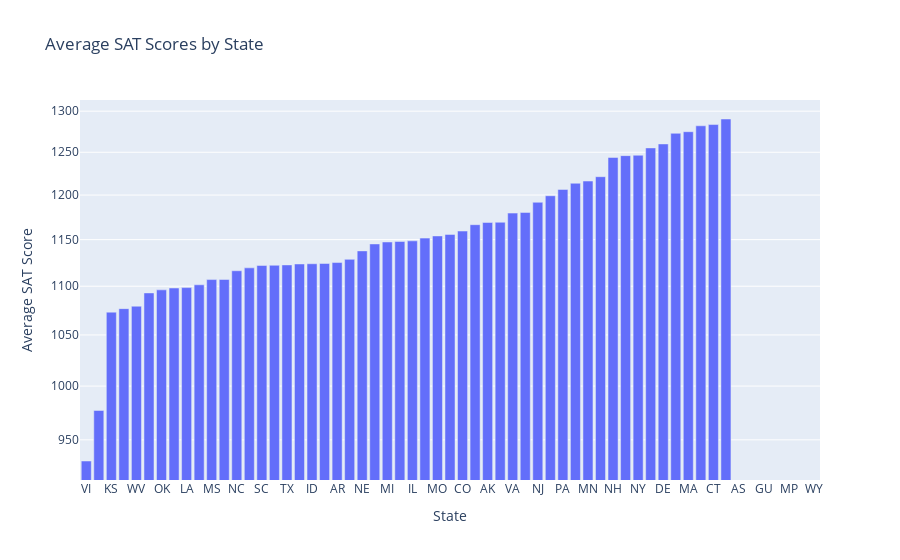

Notebook source saved alongside this figure:
### Code cell
import plotly.express as px

# grouped DataFrame
grouped_df = df.groupby("STABBR")["SAT_AVG_ALL"].mean().reset_index()
sorted_df = grouped_df.sort_values("SAT_AVG_ALL", ascending=True)
# make a plotly figure
fig = px.bar(sorted_df, x='STABBR', y='SAT_AVG_ALL',
             title='Average SAT Scores by State',
             labels={'STABBR': 'State', 'SAT_AVG_ALL': 'Average SAT Score'}, log_y=True)

fig.show()

### Figure 1 — Plotly figure (JSON) as saved in the notebook; plotly's stock layout.template omitted (floating-point values rounded to 4 significant figures)
{"data": [{"alignmentgroup": "True", "hovertemplate": "State=%{x}<br>Average SAT Score=%{y}<extra></extra>", "legendgroup": "", "marker": {"color": "#636efa", "pattern": {"shape": ""}}, "name": "", "offsetgroup": "", "orientation": "v", "showlegend": false, "textposition": "auto", "x": ["VI", "PR", "KS", "ND", "WV", "AZ", "OK", "NM", "LA", "NV", "MS", "AL", "NC", "KY", "SC", "HI", "TX", "SD", "ID", "MT", "AR", "GA", "NE", "IA", "MI", "WI", "IL", "TN", "MO", "FL", "CO", "OH", "AK", "MD", "VA", "OR", "NJ", "IN", "PA", "ME", "MN", "WA", "NH", "UT", "NY", "CA", "DE", "RI", "MA", "DC", "CT", "VT", "AS", "FM", "GU", "MH", "MP", "PW", "WY"], "xaxis": "x", "y": [931.0, 977.0, 1073.0, 1077.0, 1079.0, 1093.0, 1096.0, 1098.0, 1099.0, 1102.0, 1107.0, 1107.0, 1116.0, 1119.0, 1122.0, 1122.0, 1123.0, 1124.0, 1124.0, 1124.0, 1125.0, 1129.0, 1138.0, 1145.0, 1147.0, 1148.0, 1149.0, 1152.0, 1154.0, 1156.0, 1159.0, 1167.0, 1169.0, 1169.0, 1180.0, 1180.0, 1192.0, 1199.0, 1206.0, 1214.0, 1216.0, 1221.0, 1244.0, 1246.0, 1246.0, 1255.0, 1260.0, 1273.0, 1275.0, 1282.0, 1284.0, 1290.0, null, null, null, null, null, null, null], "yaxis": "y", "type": "bar"}], "layout": {"xaxis": {"anchor": "y", "domain": [0.0, 1.0], "title": {"text": "State"}}, "yaxis": {"anchor": "x", "domain": [0.0, 1.0], "title": {"text": "Average SAT Score"}, "type": "log"}, "legend": {"tracegroupgap": 0}, "title": {"text": "Average SAT Scores by State"}, "barmode": "relative"}}
